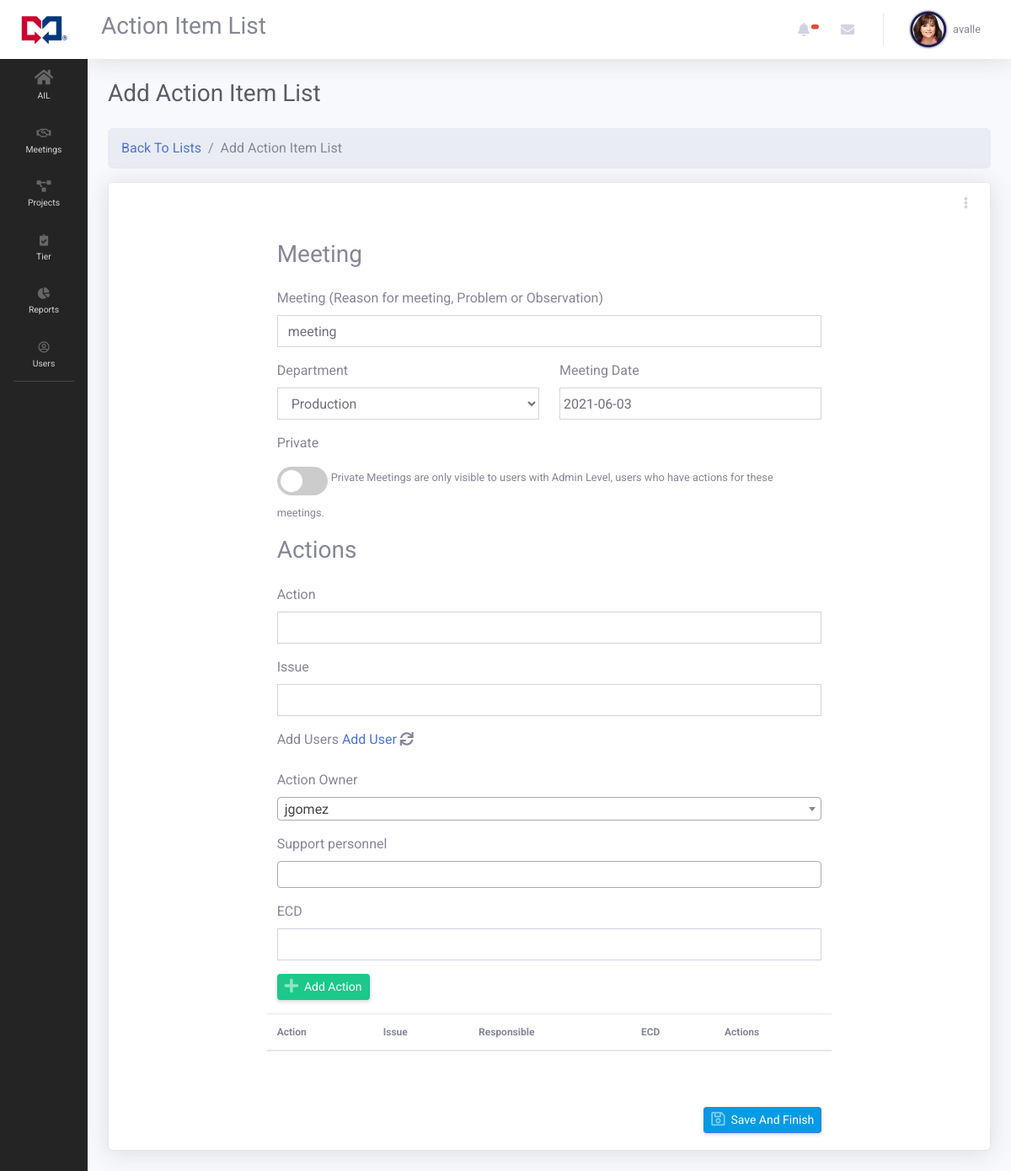
The app's page /index.php?page=ail_add&meeting_id=2 (signed in) with its own data.
### tables this page shows
CREATE TABLE `ail_meeting` (
  `meeting_id` int(11) NOT NULL,
  `meeting_name` varchar(255) NOT NULL,
  `meeting_department` int(11) NOT NULL,
  `meeting_date` date NOT NULL,
  `meeting_register` date NOT NULL,
  `private` int(1) NOT NULL DEFAULT 0,
  `active` int(1) NOT NULL DEFAULT 1
);

CREATE TABLE `departments` (
  `department_id` int(11) NOT NULL,
  `department_name` varchar(255) NOT NULL,
  `department_active` int(1) NOT NULL DEFAULT 1
);

### views/pages/ail/ail_add.php (the view, shortened to what this page needs)
<?php
if(isset($_GET['meeting_id']))
{
    $query_data = "SELECT * FROM ail_meeting WHERE meeting_id = {$_GET['meeting_id']}";
    $run_query = mysqli_query($connection, $query_data);
    $data = mysqli_fetch_array($run_query);
}
?>
<h1 class="h3 mb-4 text-gray-800">Add Action Item List</h1>
<nav aria-label="breadcrumb">
  <ol class="breadcrumb">
    <li class="breadcrumb-item"><a href="index.php?page=ail_list">Back To Lists</a></li>
    <li class="breadcrumb-item active" aria-current="page">Add Action Item List</li>
  </ol>
</nav>
<form method="POST" id="form-user" autocomplete="off" enctype="multipart/form-data">
<div class="row">
    <div class="col-lg-12 ">
        <div class="card shadow mb-4">
            <div class="card-header py-3 d-flex flex-row align-items-center justify-content-between">
                <div class="dropdown no-arrow">
                <a class="dropdown-toggle" href="#" role="button" id="dropdownMenuLink" data-toggle="dropdown" aria-haspopup="true" aria-expanded="false">
                    <i class="fas fa-ellipsis-v fa-sm fa-fw text-gray-400"></i>
                </a>
                </div>
            </div>
            <div id="profile-data" class="card-body">
                <div class="col-lg-8 offset-lg-2">
                    <div class="row">
                        <div class="form-group col-lg-12">
                            <h3>Meeting</h3>
                        </div>
                        <div class="form-group col-lg-12">
                            <label>Meeting (Reason for meeting, Problem or Observation)</label>
                            <input type="text" name="meeting" id="" class="form-control" value="<?php if(isset($_POST['meeting'])){echo $_POST['meeting'];}else{if(isset($data['meeting_name'])){echo $data['meeting_name'];}else{echo "";};} ?>" required>
                        </div>
                        <div class="form-group col-lg-6">
                            <label>Department</label>
                            <select  name="department" id="" class="form-control">
                                <?php
                                $query1 = "SELECT * FROM departments WHERE department_active = 1";
                                $run1 = mysqli_query($connection, $query1);
                                while($row1 = mysqli_fetch_array($run1)):
                                ?>
                                    <option value="<?php echo $row1['department_id'] ?>" <?php if(isset($data['meeting_department']) && $data['meeting_department'] == $row1['department_id'] ){echo "selected";}else{echo "";} ?>><?php echo $row1['department_name'] ?></option>
                                <?php endwhile; ?>
                            </select>
                        </div>
                        <div class="form-group col-lg-6">
                            <label>Meeting Date</label>
                            <input type="text" name="meeting_date" id="" class="form-control datepicker" value="<?php if(isset($_POST['meeting_date'])){echo $_POST['meeting_date'];}else{if(isset($data['meeting_date'])){echo $data['meeting_date'];}else{echo "";};} ?>" required>
                        </div>
                        <div class="form-group col-lg-12">
                            <p>Private</p>
                            <label class="switch1 ">
                            <span class="slider1 round"></span>
                            </label>
                            <small>Private Meetings are only visible to users with Admin Level, users who have actions for these meetings.</small>
                        </div>
                    </div>
                    <div class="row">
                        <div class="form-group col-lg-12">
                            <h3>Actions</h3>
                        </div>
                        <div class="form-group col-lg-12">
                            <label>Action</label>
                            <input type="text" name="action" id="action" class="form-control" required>
                        </div>
                        <div class="form-group col-lg-12">
                            <label>Issue</label>
                            <input type="text" name="issue" id="issue" class="form-control" required>
                        </div>
                        <div class="form-group col-lg-12">
                            <label>Add Users</label>
                            <a href="index.php?page=user_add" target="_blank">Add User</a>
                            <i data-toggle='tooltip' data-placement='left' title='Sync / Refresh user list' id="refreshList" class="fas fa-sync"></i>
                        </div>
                        <div style="width: 100%;" id="userRefresh">
                        <div class="form-group col-lg-12">
                            <label for="id_label_single">Action Owner</label>
                        </div>
                        <div class="form-group col-lg-12">
                            <label for="id_label_single">Support personnel</label>
                        </div>
                        </div>
                        <div class="form-group col-lg-12">
                            <label>ECD</label>
                            <input type="text" name="ecd" id="" class="form-control datepicker" value="<?php if(isset($_POST['project_start_date'])){echo $_POST['project_start_date'];} ?>" required>
                        </div>
                        <div class="form-group col-lg-12">
                            <button style="float: left;" id="edit_profile1" name="add_action" type="submit" class="d-none d-sm-inline-block btn btn-sm btn-success shadow-sm ">
                                <i class="fas fa-plus fa-lg text-white-50"></i>&nbsp;&nbsp;Add Action
                            </button>
                        </div>
                        <table class="table">
                            <thead>
                                <th>Action</th>
                                <th>Issue</th>
                                <th>Responsible</th>
                                <th>ECD</th>
                                <th>Actions</th>
                            </thead>
                        </table>
                    </div>
                    <div style="margin-top: 50px;" class="form-group right">
                        <button style="float: right;" id="edit_profile1" name="add_list" type="submit" class="d-none d-sm-inline-block btn btn-sm btn-primary shadow-sm ">
                            <i class="far fa-save fa-lg text-white-50"></i>&nbsp;&nbsp;Save And Finish
                        </button>
                    </div>
                </div>
            </div>
        </div>
    </div>
</div>
</form>

### views/includes/header.php (style rules this page uses)
body { font-family: 'Roboto', sans-serif; }
.btn-primary { background-color: #039be5; }
.card-header { background-color: #fff; border-bottom: #fff; }
.form-control { border-radius: 0; }
.switch1 { position: relative; display: inline-block; width: 60px; height: 34px; }
.slider1 { position: absolute; cursor: pointer; top: 0; left: 0; right: 0; bottom: 0; background-color: #ccc; -webkit-transition: .4s; transition: .4s; }
.slider1:before { position: absolute; content: ""; height: 26px; width: 26px; left: 4px; bottom: 4px; background-color: white; -webkit-transition: .4s; transition: .4s; }
.slider1.round { border-radius: 34px; }
.slider1.round:before { border-radius: 50%; }

### records on screen
ail_meeting: meeting "meeting", department "Production", meeting_date "2021-06-03"

### other values on screen
$_SESSION['quatroapp_user_name'] "avalle"
